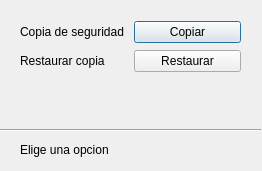
<?xml version="1.0" encoding="UTF-8"?>
<ui version="4.0">
 <class>formCopiarRestaurar</class>
 <widget class="QDialog" name="formCopiarRestaurar">
  <property name="geometry">
   <rect>
    <x>0</x>
    <y>0</y>
    <width>262</width>
    <height>171</height>
   </rect>
  </property>
  <property name="windowTitle">
   <string>Copias de seguridad</string>
  </property>
  <widget class="Line" name="line">
   <property name="geometry">
    <rect>
     <x>0</x>
     <y>120</y>
     <width>261</width>
     <height>20</height>
    </rect>
   </property>
   <property name="orientation">
    <enum>Qt::Horizontal</enum>
   </property>
  </widget>
  <widget class="QLabel" name="labelEstado">
   <property name="geometry">
    <rect>
     <x>20</x>
     <y>140</y>
     <width>201</width>
     <height>20</height>
    </rect>
   </property>
   <property name="text">
    <string>Elige una opcion</string>
   </property>
  </widget>
  <widget class="QWidget" name="layoutWidget">
   <property name="geometry">
    <rect>
     <x>20</x>
     <y>20</y>
     <width>221</width>
     <height>54</height>
    </rect>
   </property>
   <layout class="QGridLayout" name="gridLayout">
    <item row="0" column="0">
     <widget class="QLabel" name="label">
      <property name="text">
       <string>Copia de seguridad</string>
      </property>
     </widget>
    </item>
    <item row="0" column="1">
     <widget class="QPushButton" name="bttnCopiarBBDD">
      <property name="text">
       <string>Copiar</string>
      </property>
     </widget>
    </item>
    <item row="1" column="0">
     <widget class="QLabel" name="label_2">
      <property name="text">
       <string>Restaurar copia</string>
      </property>
     </widget>
    </item>
    <item row="1" column="1">
     <widget class="QPushButton" name="bttnRestaurarBBDD">
      <property name="text">
       <string>Restaurar</string>
      </property>
     </widget>
    </item>
   </layout>
  </widget>
 </widget>
 <resources/>
 <connections/>
</ui>
